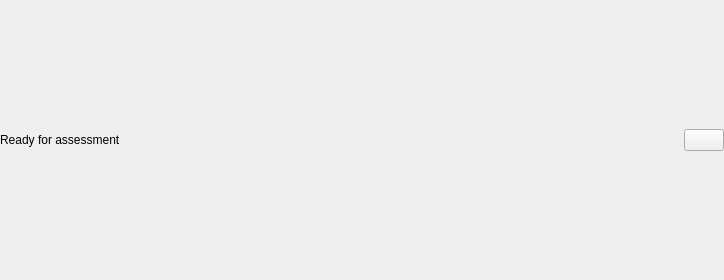
<?xml version="1.0" encoding="UTF-8"?>
<ui version="4.0">
 <class>assessmentWidget</class>
 <widget class="QWidget" name="assessmentWidget">
  <property name="geometry">
   <rect>
    <x>0</x>
    <y>0</y>
    <width>724</width>
    <height>280</height>
   </rect>
  </property>
  <property name="sizePolicy">
   <sizepolicy hsizetype="Expanding" vsizetype="Expanding">
    <horstretch>0</horstretch>
    <verstretch>0</verstretch>
   </sizepolicy>
  </property>
  <property name="windowTitle">
   <string>Form</string>
  </property>
  <property name="toolTip">
   <string>Add Assessment</string>
  </property>
  <property name="styleSheet">
   <string notr="true"/>
  </property>
  <layout class="QGridLayout" name="gridLayout">
   <property name="leftMargin">
    <number>0</number>
   </property>
   <property name="topMargin">
    <number>0</number>
   </property>
   <property name="rightMargin">
    <number>0</number>
   </property>
   <property name="bottomMargin">
    <number>0</number>
   </property>
   <item row="0" column="0">
    <layout class="QHBoxLayout" name="horizontalLayout">
     <item>
      <widget class="QLabel" name="assessmentStatusLabel">
       <property name="text">
        <string>Ready for assessment</string>
       </property>
      </widget>
     </item>
     <item>
      <layout class="QVBoxLayout" name="verticalLayout">
       <item>
        <widget class="QPushButton" name="assessmentButton">
         <property name="enabled">
          <bool>true</bool>
         </property>
         <property name="sizePolicy">
          <sizepolicy hsizetype="Maximum" vsizetype="Maximum">
           <horstretch>0</horstretch>
           <verstretch>0</verstretch>
          </sizepolicy>
         </property>
         <property name="cursor">
          <cursorShape>PointingHandCursor</cursorShape>
         </property>
         <property name="toolTip">
          <string>Add assessment</string>
         </property>
         <property name="autoFillBackground">
          <bool>false</bool>
         </property>
         <property name="text">
          <string/>
         </property>
         <property name="icon">
          <iconset resource="../SlicerPIRADS.qrc">
           <normaloff>:/Icons/Add.png</normaloff>:/Icons/Add.png</iconset>
         </property>
        </widget>
       </item>
      </layout>
     </item>
    </layout>
   </item>
  </layout>
 </widget>
 <resources>
  <include location="../SlicerPIRADS.qrc"/>
 </resources>
 <connections/>
</ui>
